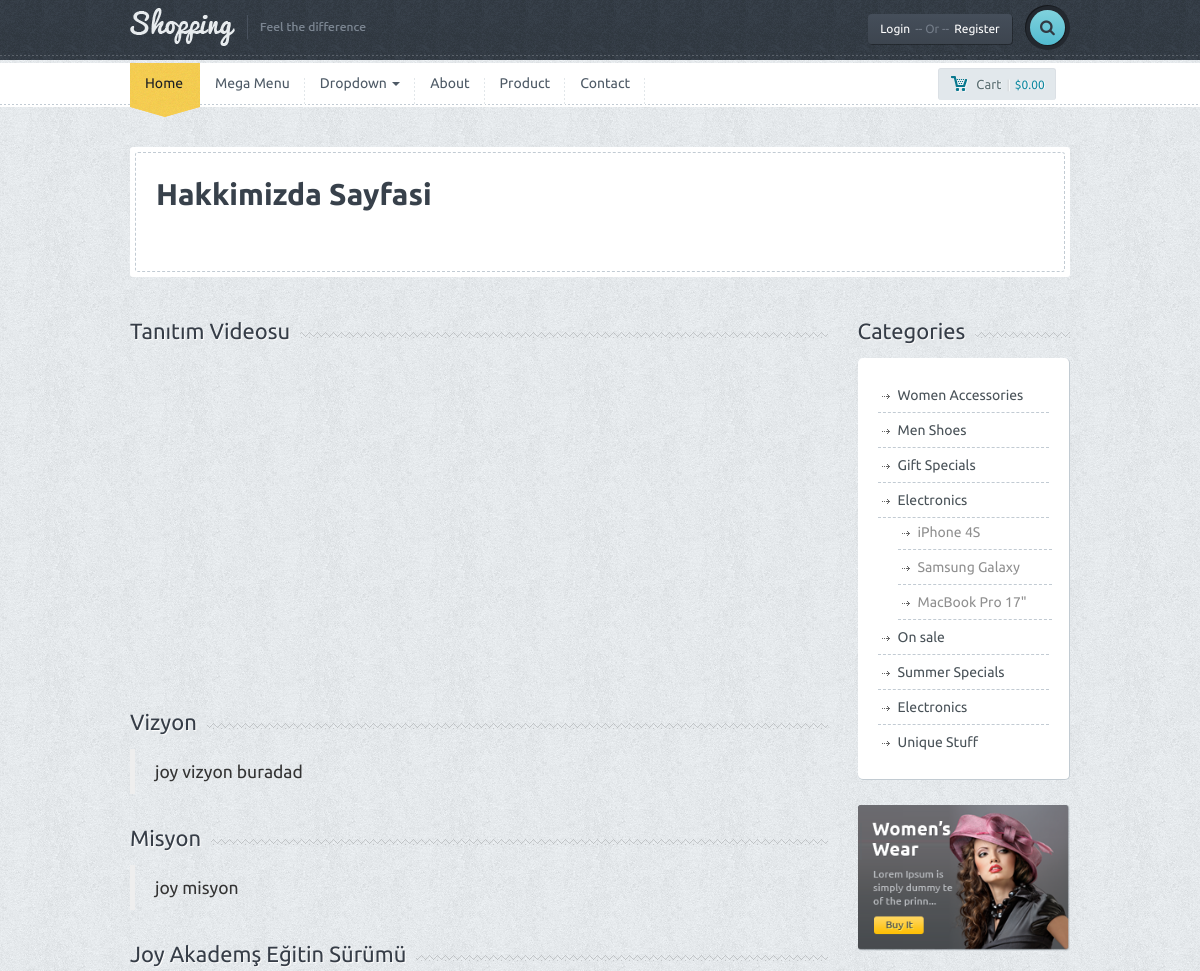
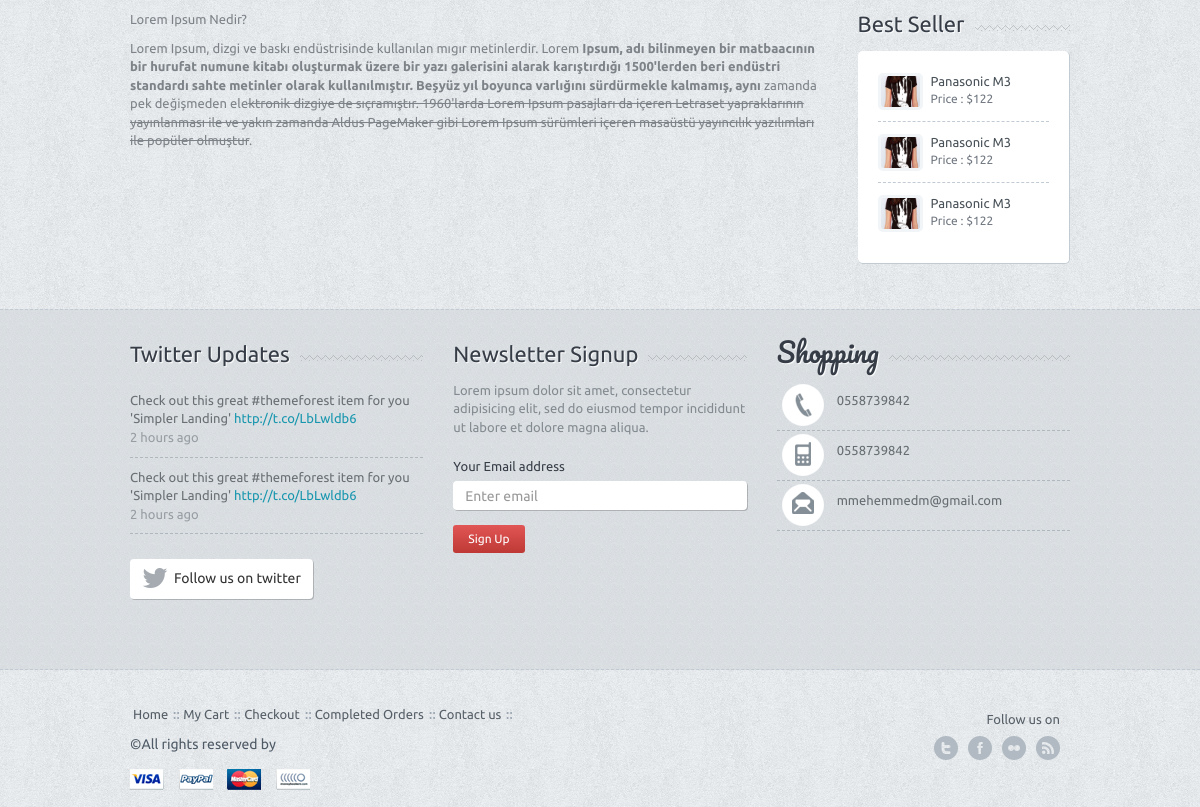
Page /hakkimizda.php on the committed database (2 pictures, top to bottom).
### tables this page shows
CREATE TABLE `hakkimizda` (
  `hakkimizda_id` int(11) NOT NULL,
  `hakkimizda_baslik` varchar(255) NOT NULL,
  `hakkimizda_icerik` text NOT NULL,
  `hakkimizda_video` varchar(50) NOT NULL,
  `hakkimizda_vizyon` varchar(500) NOT NULL,
  `hakkimizda_misyon` varchar(500) NOT NULL
);

CREATE TABLE `ayar` (
  `ayar_id` int(11) NOT NULL,
  `ayar_logo` varchar(255) NOT NULL,
  `ayar_tittle` varchar(255) NOT NULL,
  `ayar_description` varchar(255) NOT NULL,
  `ayar_keywords` varchar(255) NOT NULL,
  `ayar_author` varchar(255) NOT NULL,
  `ayar_tel` varchar(50) NOT NULL,
  `ayar_gsm` varchar(50) NOT NULL,
  `ayar_faks` varchar(50) NOT NULL,
  `ayar_mail` varchar(50) NOT NULL,
  `ayar_ilce` varchar(50) NOT NULL,
  `ayar_il` varchar(50) NOT NULL,
  `ayar_adres` varchar(255) NOT NULL,
  `ayar_mesai` varchar(255) NOT NULL,
  `ayar_maps` varchar(255) NOT NULL,
  `ayar_analystic` varchar(50) NOT NULL,
  `ayar_zopim` varchar(255) NOT NULL,
  `ayar_facebook` varchar(255) NOT NULL,
  `ayar_twitter` varchar(255) NOT NULL,
  `ayar_google` varchar(255) NOT NULL,
  `ayar_youtube` varchar(255) NOT NULL,
  `ayar_smtphost` varchar(50) NOT NULL,
  `ayar_smtpuser` varchar(50) NOT NULL,
  `ayar_smtppassword` varchar(50) NOT NULL,
  `ayar_smtpport` varchar(50) NOT NULL,
  `ayar_bakim` enum('0','1') NOT NULL DEFAULT '1'
);

### hakkimizda.php (the view)
<?php include 'header.php' ?>
<div class="container">
	<div class="row">
		<div class="col-md-12">
			<div class="page-title-wrap">
				<div class="page-title-inner">
					<div class="row">
						<div class="col-md-4">
							<div class="bigtitle">Hakkimizda Sayfasi</div>
						</div>
					</div>
				</div>
			</div>
		</div>
	</div>
	<div class="row">
		<div class="col-md-9">
			<div class="title-bg">
				<div class="title">Tanıtım Videosu</div>
			</div>
			<iframe width="560" height="315" src="https://www.youtube.com/embed/<?php echo $hakkimizdacek['hakkimizda_video'] ?>" frameborder="0" allow="autoplay; encrypted-media" allowfullscreen></iframe>
			<div class="title-bg">
				<div class="title">Vizyon</div>
			</div>
			<blockquote >
				<?php echo $hakkimizdacek['hakkimizda_vizyon']; ?>
			</blockquote>
			<div class="title-bg">
				<div class="title">Misyon</div>
			</div>
			<blockquote >
				<?php echo $hakkimizdacek['hakkimizda_misyon']; ?>
			</blockquote>
			<div class="title-bg">
				<div class="title"><?php echo $hakkimizdacek['hakkimizda_baslik']; ?></div>
			</div>
			<div class="page-content">
				<p>
					<?php echo $hakkimizdacek['hakkimizda_icerik'] ?>
				</p>
			</div>
		</div>
		<?php include 'sidebar.php'; ?>
	</div>
	<div class="spacer"></div>
</div>
<?php  include 'footer.php'; ?>

### header.php (shortened to what this page needs)
<?php
include 'nedmin/netting/baglan.php';
$ayarsor = $db->prepare("SELECT * FROM ayar where ayar_id = ?");
$ayarsor->execute([ 0 ]);
$ayarcek = $ayarsor->fetch(PDO::FETCH_ASSOC);
$hakkimizdasor = $db->prepare("SELECT * FROM hakkimizda where hakkimizda_id = ?");
$hakkimizdasor->execute([ 0 ]);
$hakkimizdacek = $hakkimizdasor->fetch(PDO::FETCH_ASSOC);
?>
<!DOCTYPE html>
<html lang="en">
<head>
	<link href='font-awesome\css\font-awesome.css' rel="stylesheet" type="text/css">
	<link href="bootstrap\css\bootstrap.min.css" rel="stylesheet">
	<link rel="stylesheet" href="style.css">
	<link rel="stylesheet" href="css\owl.carousel.css">
	<link rel="stylesheet" href="css\owl.transitions.css">
</head>
<body>
	<div id="wrapper">
		<div class="header">
			<div class="container">
				<div class="row">
					<div class="col-xs-6 col-md-4 main-logo">
						<a href="index.php"><img src="images\logo.png" alt="logo" class="logo img-responsive"></a>
					</div>
					<div class="col-md-8">
						<div class="pushright">
							<div class="top">
								<a href="#" id="reg" class="btn btn-default btn-dark">Login<span>-- Or --</span>Register</a>
								<div class="srch-wrap">
									<a href="#" id="srch" class="btn btn-default btn-search"><i class="fa fa-search"></i></a>
								</div>
							</div>
						</div>
					</div>
				</div>
			</div>
			<div class="dashed"></div>
		</div>
		<div class="main-nav">
			<div class="navbar navbar-default navbar-static-top">
				<div class="container">
					<div class="row">
						<div class="col-md-10">
							<div class="navbar-collapse collapse">
								<ul class="nav navbar-nav">
									<li><a href="index-1.htm" class="active">Home</a><div class="curve"></div></li>
									<li class="dropdown menu-large">
										<a href="#" class="dropdown-toggle" data-toggle="dropdown">Mega Menu</a>
									</li>
									<li class="dropdown">
										<a href="#" class="dropdown-toggle" data-toggle="dropdown">Dropdown <b class="caret"></b></a>
									</li>
									<li><a href="page-sidebar.htm">About</a></li>
									<li><a href="category.htm">Product</a></li>
									<li><a href="contact.htm">Contact</a></li>
								</ul>
							</div>
						</div>
						<div class="col-md-2 machart">
							<button id="popcart" class="btn btn-default btn-chart btn-sm "><span class="mychart">Cart</span>|<span class="allprice">$0.00</span></button>
						</div>
					</div>
				</div>
			</div>
		</div>

### sidebar.php
<div class="col-md-3">
		<div class="title-bg">
			<div class="title">Categories</div>
		</div>
		<div class="categorybox">
			<ul>
				<li><a href="category.htm">Women Accessories</a></li>
				<li><a href="category.htm">Men Shoes</a></li>
				<li><a href="category.htm">Gift Specials</a></li>
				<li><a href="category.htm">Electronics</a>
					<ul>
						<li><a href="#">iPhone 4S</a></li>
						<li><a href="#">Samsung Galaxy</a></li>
						<li><a href="#">MacBook Pro 17"</a></li>
					</ul>
				</li>
				<li><a href="category.htm">On sale</a></li>
				<li><a href="category.htm">Summer Specials</a></li>
				<li><a href="category.htm">Electronics</a></li>
				<li class="lastone"><a href="category.htm">Unique Stuff</a></li>
			</ul>
		</div>
		<div class="ads">
			<a href="product.htm"><img src="images\ads.png" class="img-responsive" alt=""></a>
		</div>
		<div class="title-bg">
			<div class="title">Best Seller</div>
		</div>
		<div class="best-seller">
			<ul>
				<li class="clearfix">
					<a href="#"><img src="images\demo-img.jpg" alt="" class="img-responsive mini"></a>
					<div class="mini-meta">
						<a href="#" class="smalltitle2">Panasonic M3</a>
						<p class="smallprice2">Price : $122</p>
					</div>
				</li>
				<li class="clearfix">
					<a href="#"><img src="images\demo-img.jpg" alt="" class="img-responsive mini"></a>
					<div class="mini-meta">
						<a href="#" class="smalltitle2">Panasonic M3</a>
						<p class="smallprice2">Price : $122</p>
					</div>
				</li>
				<li class="clearfix">
					<a href="#"><img src="images\demo-img.jpg" alt="" class="img-responsive mini"></a>
					<div class="mini-meta">
						<a href="#" class="smalltitle2">Panasonic M3</a>
						<p class="smallprice2">Price : $122</p>
					</div>
				</li>
			</ul>
		</div>
	</div>

### footer.php (shortened to what this page needs)
	<div class="f-widget">
		<div class="container">
			<div class="row">
				<div class="col-md-4">
					<div class="title-widget-bg">
						<div class="title-widget">Twitter Updates</div>
					</div>
					<ul class="tweets">
						<li>Check out this great #themeforest item for you
						'Simpler Landing' <a href="#">http://t.co/LbLwldb6 </a>
						<span>2 hours ago</span></li>
						<li class="lastone">Check out this great #themeforest item for you
						'Simpler Landing' <a href="#">http://t.co/LbLwldb6 </a>
						<span>2 hours ago</span></li>
					</ul>
					<a href="#" class="btn btn-default btn-follow"><i class="fa fa-twitter fa-2x"></i><div>Follow us on twitter</div></a>
				</div>
				<div class="col-md-4">
					<div class="title-widget-bg">
						<div class="title-widget">Newsletter Signup</div>
					</div>
					<div class="newsletter">
						<p>
							Lorem ipsum dolor sit amet, consectetur adipisicing elit, sed do eiusmod tempor incididunt ut labore et dolore magna aliqua.
						</p>
						<form role="form">
							<div class="form-group">
								<label>Your Email address</label>
								<input type="email" class="form-control newstler-input" id="exampleInputEmail1" placeholder="Enter email">
								<button class="btn btn-default btn-red btn-sm">Sign Up</button>
							</div>
						</form>
					</div>
				</div>
				<div class="col-md-4">
					<div class="title-widget-bg">
						<div class="title-widget-cursive">Shopping</div>
					</div>
					<ul class="contact-widget">
						<li class="fphone"><?php echo $ayarcek['ayar_tel']; ?> </li>
						<li class="fmobile"><?php echo $ayarcek['ayar_gsm']; ?></li>
						<li class="fmail lastone"><?php echo $ayarcek['ayar_mail']; ?></li>
					</ul>
				</div>
			</div>
			<div class="spacer"></div>
		</div>
	</div>
	<div class="footer">
		<div class="container">
			<div class="row">
				<div class="col-md-9">
					<ul class="footermenu">
						<li><a href="index-1.htm">Home</a></li>
						<li><a href="cart.htm">My Cart</a></li>
						<li><a href="checkout.htm">Checkout</a></li>
						<li><a href="order.htm">Completed Orders</a></li>
						<li><a href="contact.htm">Contact us</a></li>
					</ul>
					<div class="f-credit">&copy;All rights reserved by <a href="#"><?php echo $ayarcek['ayar_author'] ?></a></div>
					<a href=""><div class="payment visa"></div></a>
					<a href=""><div class="payment paypal"></div></a>
					<a href=""><div class="payment mc"></div></a>
					<a href=""><div class="payment nh"></div></a>
				</div>
				<div class="col-md-3">
					<div class="followon">Follow us on</div>
					<div class="fsoc">
						<a href="http://<?php echo $ayarcek['ayar_twitter']; ?>" class="ftwitter">twitter</a>
						<a href="http://<?php echo $ayarcek['ayar_facebook']; ?>" class="ffacebook">facebook</a>
						<a href="http://<?php echo $ayarcek['ayar_google']; ?>" class="fflickr">google</a>
						<a href="http://<?php echo $ayarcek['ayar_youtube']; ?>" class="ffeed">youtube</a>
					</div>
					<div class="clearfix"></div>
				</div>
			</div>
		</div>
	</div>
	</div>
  </body>
</html>

### rows in the picture
hakkimizda: hakkimizda_vizyon "joy vizyon buradad", hakkimizda_misyon "joy misyon", hakkimizda_baslik "Joy Akademş Eğitin Sürümü", hakkimizda_icerik "Lorem Ipsum Nedir? Lorem Ipsum, dizgi ve baskı endüstrisinde kullanılan mıgır metinlerdir. Lorem Ipsum, adı bilinmeyen bir matbaacının bir hurufat numune kitabı oluşturmak üzere bir yazı galerisini alarak karıştırdığı 1500'lerden beri endüstri standardı sahte metinler olarak kullanılmıştır. Beşyüz yıl boyunca varlığını sürdürmekle kalmamış, aynı zamanda pek değişmeden ele ktronik dizgiye de sıçramıştır. 1960'larda Lorem Ipsum pasajları da içeren Letraset yapraklarının yayınlanması ile ve yakın zamanda Aldus PageMaker gibi Lorem Ipsum sürümleri içeren masaüstü yayıncılık yazılımları ile popüler olmuştur ."
ayar: ayar_tel "0558739842", ayar_gsm "0558739842", ayar_mail "mmehemmedm@gmail.com"
